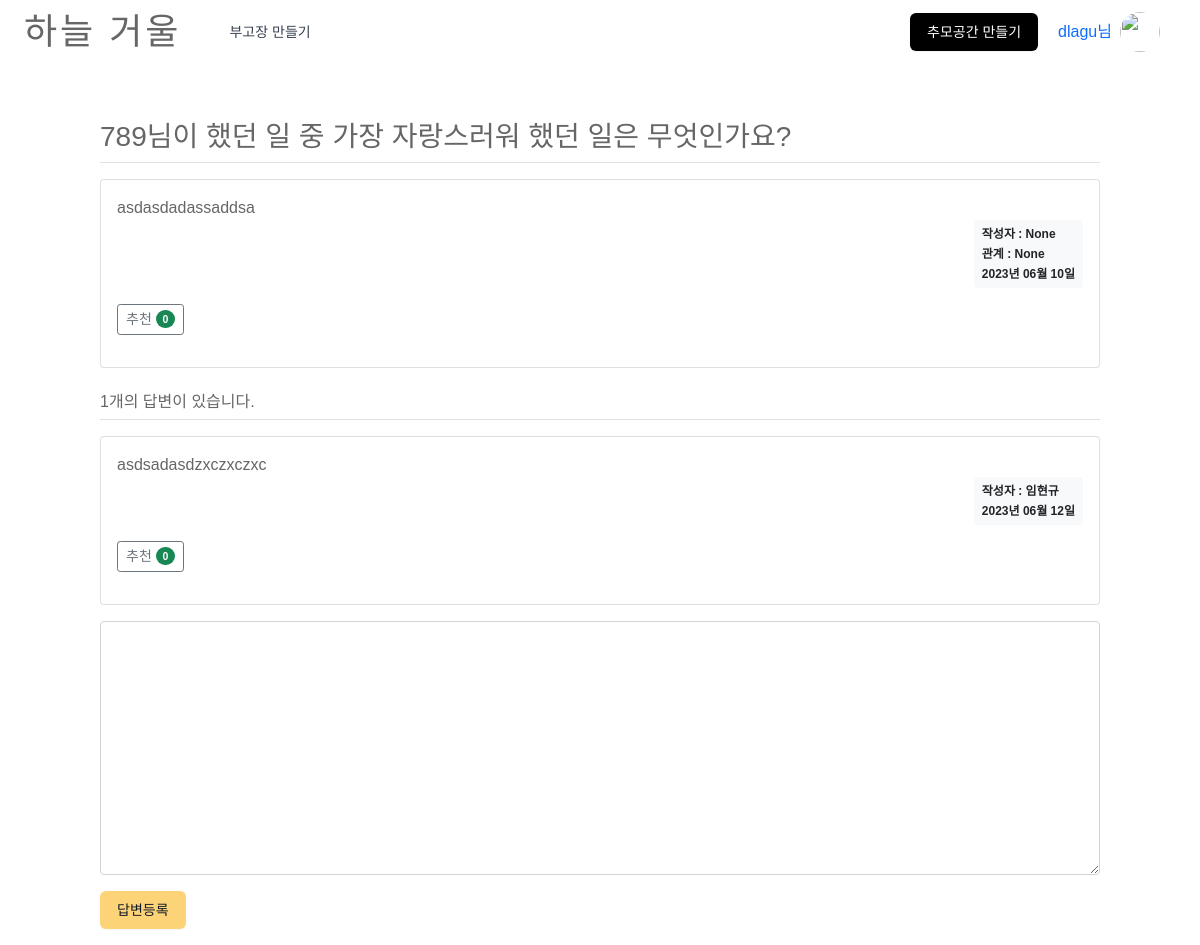
Screenshot of /question/detail/308/ (signed in) with the database file from the repository.
### pybo/models.py (models this page shows)
class User(db.Model):
    id = db.Column(db.Integer, primary_key=True)
    username = db.Column(db.String(150), unique=True, nullable=False)
    password = db.Column(db.String(200), nullable=False)
    email = db.Column(db.String(120), unique=True, nullable=False)

class Question(db.Model):
    id = db.Column(db.Integer, primary_key=True)
    subject = db.Column(db.String(200), nullable=False)
    content = db.Column(db.Text(), nullable=False)
    name = db.Column(db.Text(), nullable=True)
    relation = db.Column(db.Text(), nullable=True)
    create_date = db.Column(db.DateTime(), nullable=False)
    user_id = db.Column(db.Integer, db.ForeignKey('user.id', ondelete='CASCADE'), nullable=False)
    user = db.relationship('User', backref=db.backref('question_set'))
    modify_date = db.Column(db.DateTime(), nullable=True)
    voter = db.relationship('User', secondary=question_voter, backref=db.backref('question_voter_set'))
    file_name = db.Column(db.Text(250), nullable=True)
    file_data = db.Column(db.LargeBinary, nullable=True)

class Answer(db.Model):
    id = db.Column(db.Integer, primary_key=True)
    question_id = db.Column(db.Integer, db.ForeignKey('question.id', ondelete='CASCADE'))
    question = db.relationship('Question', backref=db.backref('answer_set'))
    content = db.Column(db.Text(), nullable=False)
    create_date = db.Column(db.DateTime(), nullable=False)
    user_id = db.Column(db.Integer, db.ForeignKey('user.id', ondelete='CASCADE'), nullable=False)
    user = db.relationship('User', backref=db.backref('answer_set'))
    modify_date = db.Column(db.DateTime(), nullable=True)
    voter = db.relationship('User', secondary=answer_voter, backref=db.backref('answer_voter_set'))

### pybo/views/question_views.py (the view)
@bp.route('/detail/<int:question_id>/')
def detail(question_id):
    form = AnswerForm()
    question = Question.query.get_or_404(question_id)
    return render_template('question/question_detail.html', question=question, form=form, image_file='images/question.file_name.png')

### pybo/forms.py
class AnswerForm(FlaskForm):
    content = TextAreaField('내용', validators=[DataRequired('내용은 필수입력 항목입니다.')])

### pybo/filter.py (called while the page is built)
def format_datetime(value, fmt='%Y년 %m월 %d일'):
    return value.strftime(fmt)

### pybo/views/auth_views.py (called while the page is built)
@bp.before_app_request
def load_logged_in_user():
    user_id = session.get('user_id')
    if user_id is None:
        g.user = None
    else:
        g.user = User.query.get(user_id)

### pybo/templates/question/question_detail.html (shortened to what this page needs)
{% extends 'base1.html' %}
{% block content %}
<div class="container my-3">
    <h2 class="border-bottom py-2 h3 mt-5">{{ question.subject }}</h2>
    <div class="card my-3">
        <div class="card-body">
            <div class="card-text" style="white-space: pre-line;">{{ question.content }}</div>
            <div class="d-flex justify-content-end">
                <div class="badge bg-light text-dark p-2 text-start">
                    <div class="mb-2">작성자 : {{ question.name }}</div>
                    <div class="mb-2">관계 : {{ question.relation }}</div>
                    <div>{{ question.create_date|datetime }}</div>
                </div>
            </div>
            <div class="my-3">
                <a href="javascript:void(0)" data-uri="{{ url_for('question.vote', question_id=question.id) }}"
               class="recommend btn btn-sm btn-outline-secondary"> 추천
                <span class="badge rounded-pill bg-success">{{ question.voter|length }}</span>
            </a>
            </div>
        </div>
    </div>
    <h5 class="border-bottom my-3 py-2 h6">{{ question.answer_set|length }}개의 답변이 있습니다.</h5>
    {% for answer in question.answer_set %}
    <div class="card my-3">
        <div class="card-body">
            <div class="card-text" style="white-space: pre-line;">{{ answer.content }}</div>
            <div class="d-flex justify-content-end">
                <div class="badge bg-light text-dark p-2 text-start">
                    <div class="mb-2">작성자 : {{ answer.user.username }}</div>
                    <div>{{ answer.create_date|datetime }}</div>
                </div>
            </div>
            <div class="my-3">
                <a href="javascript:void(0)" data-uri="{{ url_for('answer.vote', answer_id=answer.id) }}"
                class="recommend btn btn-sm btn-outline-secondary"> 추천
                 <span class="badge rounded-pill bg-success">{{ answer.voter|length }}</span>
             </a>
            </div>
        </div>
    </div>
    {% endfor %}
    <form action="{{ url_for('answer.create', question_id=question.id) }}" method="post" class="my-3">
        <div class="mb-3">
            <textarea {% if not g.user %}disabled{% endif %}
            name="content" id="content" class="form-control" rows="10"></textarea>
        </div>
        <input type="submit" value="답변등록" class="btn btn-primary">
    </form>
</div>
{% endblock %}

### pybo/templates/nav1.html (shortened to what this page needs)
<div class="mx-auto max-w-7xl">
    <nav data-controller="menu">
      <div class="mx-auto max-w-7xl px-4 sm:px-6 lg:px-8 bg-white">
        <div class="flex h-16 justify-between">
          <div class="flex">
            <div class="flex flex-shrink-0 items-center">
              <div id="logo">
                <h1><a href="{{ url_for('main.index') }}">하늘 거울</a></h1>
              </div>
            </div>
            <div class="hidden md:ml-6 md:flex md:items-center md:space-x-4">
              <a href="{{ url_for('question.send') }}" data-turbo="false" class="block px-4 py-2 text-sm text-gray-700">부고장 만들기</a>
            </div>
          </div>
          <div class="flex items-center">
            <div class="flex-shrink-0 md:block hidden">
              <a class="relative inline-flex btn-primary bg-black" href="{{ url_for('question.new') }}">
                <span class="text-white">추모공간 만들기</span>
              </a>
            </div>
            <div class="hidden md:ml-2 md:flex md:flex-shrink-0 md:items-center">
              <div class="relative ml-3 me-3 d-flex flex-row-reverse">
                <div>
                  <button type="button"
                    data-action="click->menu#toggleUserMenu click@window->menu#clickOutsideUserMenu"
                    class="flex rounded-full text-sm focus:outline-none" id="user-menu-button" aria-expanded="false"
                    aria-haspopup="true" id="togglebtn">
                    <img class="flex h-10 w-10 items-center justify-center rounded-full"
                      src="https://www.rememberyou.kr/assets/placeholder-avatar-ab0e377d3d8c390895b33e1f65f69e6c7f2f605504a8d6cbf342cb4f036c4fe8.png" />
                  </button>
                </div>
                {% if g.user %}
        <ul class="navbar-nav float-end me-2 flex">
            <li class="nav-item ">
                <a class="nav-link">{{ g.user.username }}님</a>
            </li>
        </ul>
              </div>
            </div>
          </div>
        </div>
      </div>
    </nav>
    {% endif %}

### pybo/static/assets/css/application.css (style rules this page uses)
h1, h2, h3, h4, h5, h6 { font-family: "Montserrat", sans-serif; }
#logo h1 { font-size: 36px; padding: 0; margin: 0; display: inline-block; font-family: "Montserrat", sans-serif; font-weight: 300; letter-spacing: 3px; text-transform: uppercase; }
h1, h2, h3, h4, h5, h6, em { font-family: MaruBuri-Regular, Cafe24Oneprettynight, arial, sans-serif !important; }
div { font-family: MaruBuri-Regular, Cafe24Oneprettynight, arial, sans-serif !important; }
button, a, span, label, input, select, .alert { font-family: MaruBuri-Regular, Cafe24Oneprettynight, arial, sans-serif !important; }
textarea::placeholder { font-size: .875rem; color: #a2a2a2; }
input::placeholder { font-size: .875rem; color: #a2a2a2; }
textarea { font-family: MaruBuri-Regular, Cafe24Oneprettynight, arial, sans-serif !important; }
textarea::placeholder { font-family: MaruBuri-Regular, Cafe24Oneprettynight, arial, sans-serif !important; font-size: 1.1em !important; }

### pybo/static/assets/css/style.css (style rules this page uses)
body { background: #fff; color: #666666; font-family: "Open Sans", sans-serif; overflow-x: hidden; }
a { color: #666; text-decoration: none; transition: 0.5s; }
h1, h2, h3, h4, h5, h6 { font-family: "Montserrat", sans-serif; font-weight: 400; margin: 0 0 20px 0; padding: 0; }

### rows the page displays
User: user.username "dlagu"
Question: subject "789님이 했던 일 중 가장 자랑스러워 했던 일은 무엇인가요?", content "asdasdadassaddsa", name "None", relation "None", create_date "2023년 06월 10일"
Answer: content "asdsadasdzxczxczxc", user.username "임현규", create_date "2023년 06월 12일", voter|length "0"

### other values shown
{{ question.voter|length }} "0"
{{ question.answer_set|length }} "1"
